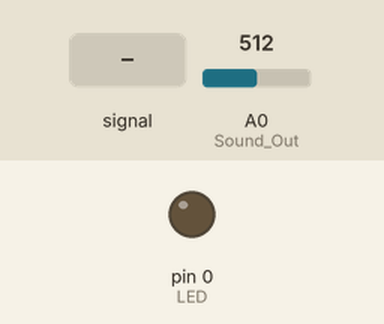
Recording of a sketch running on a simulated Arduino Uno, built with avr-gcc and run on an emulated ATmega328P. On the bench: output pins drawn as LEDs (lit = HIGH). The test bench sets the inputs (shaded band); at power-on: A0 (Sound_Out) = 512.

Above: at 1.2 s.
1.3 s: A0 (Sound_Out) fed a 200 Hz sine of ±255 counts around its level
At 2.5 s:
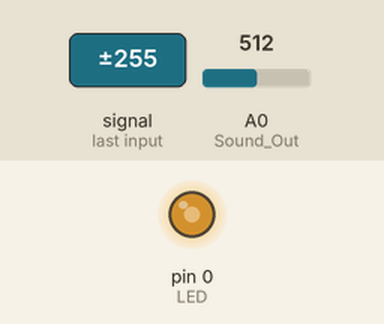
2.8 s: A0 (Sound_Out) fed a 1000 Hz sine of ±255 counts around its level
At 3.4 s:
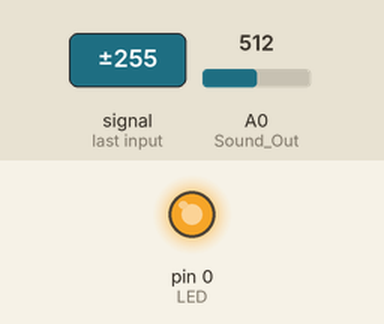
4.3 s: A0 (Sound_Out) set to 716
At 5.1 s:
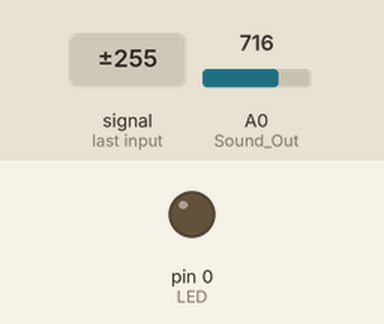
Timing chart, 0 to 7.3 s (numbered marks = the images above; inputs shaded):
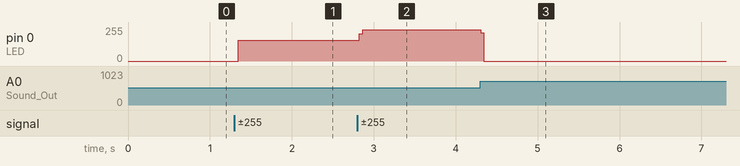

The sketch:

Sound_Sensor_Test.ino
```cpp
#define LED           0
#define Sound_Out     A0 // --> pin 23 (PC0)

void setup() {
  // put your setup code here, to run once:
  pinMode(Sound_Out, INPUT);
  pinMode(LED, OUTPUT);
}

int currentValue = 0;
int previousValue = analogRead(Sound_Out);
void loop() {
  // Wait until we detect a change in audio input
  currentValue = analogRead(Sound_Out);
  int change = abs(currentValue - previousValue);
  // Check if the change is sharp (value can be adjusted)
  if (change > 20) {
    digitalWrite(LED, HIGH);
  } else {
    digitalWrite(LED, LOW);
  }
  previousValue = currentValue;
}
```

Measured:
- after the input at 1.3 s, pin 0 (LED): 0/255 → 157/255 at once
- after the input at 2.8 s, pin 0 (LED): 157/255 → 236/255 at once
- after the input at 4.3 s, pin 0 (LED): 236/255 → 0/255 at once
